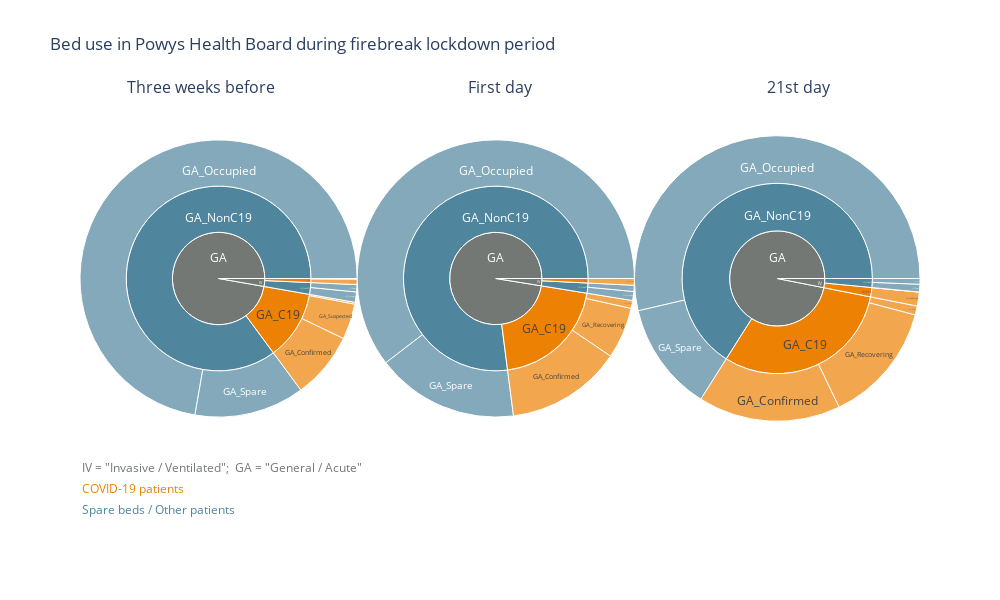

Notebook code for this chart:
### Code cell
colors = ['#747875', '#50869D', '#50869D', '#ED8103', '#ED8103']
statuses = ['(?)',  'IV_NonC19', 'GA_NonC19', 'IV_C19', 'GA_C19']

startdate = "2020-10-23"

fig = make_subplots(rows=1, cols=3, subplot_titles = ("Three weeks before", "First day", "21st day"))

for day,dom in zip([string_datediff(startdate, x) for x in [-21, 0, 21]], [[0, 0.33], [0.33, 0.66], [0.66, 1]]):
    data = px.sunburst(sunburst_data(beds_ab, day), 
                       path = ['bed_type', 'bed_status', 'indicator'], 
                       values = 'count', color = 'bed_status',
                       color_discrete_map = {stat: col for stat, col in zip(statuses, colors)}
    )._data
    trace = go.Sunburst(
        labels=data[0]['labels'],
        parents=[x.split('/')[1] if len(x.split('/')) > 1 else x for x in data[0]['parents'].tolist()],
        values=data[0]['values'],
        domain={'x': dom, 'y': [0.2, 0.95]},
        marker = dict(colors = data[0]['marker']['colors']),
        branchvalues = 'total',
        insidetextorientation='horizontal'
    )
    fig.add_trace(trace) 

fig.update_layout(height=600, width=1000,
                  title_text="Bed use in Powys Health Board during and after firebreak lockdown period",
                 #uniformtext=dict(minsize=10, mode='hide')
                 )

labcolors = ['#50869D', '#ED8103', '#747875']
for i, lab in enumerate(['Spare beds / Other patients', 'COVID-19 patients', 'IV = "Invasive / Ventilated";\t\tGA = "General / Acute"']):
    fig.add_annotation(dict(font=dict(color=labcolors[i],size=12),
                                        x=0,
                                        y= 0+i/20,
                                        showarrow=False,
                                        text=lab,
                                        textangle=0,
                                        xanchor='left',
                                        xref="paper",
                                        yref="paper"))
    
fig.write_html('visualisations/AB_beds_firebreak.html')
fig.show()

### Figure 1 — Plotly figure (JSON) as saved in the notebook; plotly's stock layout.template omitted (floating-point values rounded to 4 significant figures)
{"data": [{"branchvalues": "total", "domain": {"x": [0, 0.33], "y": [0.2, 0.95]}, "insidetextorientation": "horizontal", "labels": ["GA_Confirmed", "GA_Occupied", "GA_Recovering", "GA_Spare", "GA_Suspected", "IV_Confirmed", "IV_Occupied", "IV_Recovering", "IV_Spare", "IV_Suspected", "GA_C19", "GA_NonC19", "IV_C19", "IV_NonC19", "GA", "IV"], "marker": {"colors": ["#ED8103", "#50869D", "#ED8103", "#50869D", "#ED8103", "#ED8103", "#50869D", "#ED8103", "#50869D", "#ED8103", "#ED8103", "#50869D", "#ED8103", "#50869D", "#747875", "#747875"]}, "parents": ["GA_C19", "GA_NonC19", "GA_C19", "GA_NonC19", "GA_C19", "IV_C19", "IV_NonC19", "IV_C19", "IV_NonC19", "IV_C19", "GA", "GA", "IV", "IV", "", ""], "type": "sunburst", "values": [110, 1024, 3, 182, 59, 9, 17, 0, 12, 1, 172, 1206, 10, 29, 1378, 39]}, {"branchvalues": "total", "domain": {"x": [0.33, 0.66], "y": [0.2, 0.95]}, "insidetextorientation": "horizontal", "labels": ["GA_Confirmed", "GA_Occupied", "GA_Recovering", "GA_Spare", "GA_Suspected", "IV_Confirmed", "IV_Occupied", "IV_Recovering", "IV_Spare", "IV_Suspected", "GA_C19", "GA_NonC19", "IV_C19", "IV_NonC19", "GA", "IV"], "marker": {"colors": ["#ED8103", "#50869D", "#ED8103", "#50869D", "#ED8103", "#ED8103", "#50869D", "#ED8103", "#50869D", "#ED8103", "#ED8103", "#50869D", "#ED8103", "#50869D", "#747875", "#747875"]}, "parents": ["GA_C19", "GA_NonC19", "GA_C19", "GA_NonC19", "GA_C19", "IV_C19", "IV_NonC19", "IV_C19", "IV_NonC19", "IV_C19", "GA", "GA", "IV", "IV", "", ""], "type": "sunburst", "values": [207, 926, 92, 255, 14, 12, 16, 0, 11, 0, 313, 1181, 12, 27, 1494, 39]}, {"branchvalues": "total", "domain": {"x": [0.66, 1], "y": [0.2, 0.95]}, "insidetextorientation": "horizontal", "labels": ["GA_Confirmed", "GA_Occupied", "GA_Recovering", "GA_Spare", "GA_Suspected", "IV_Confirmed", "IV_Occupied", "IV_Recovering", "IV_Spare", "IV_Suspected", "GA_C19", "GA_NonC19", "IV_C19", "IV_NonC19", "GA", "IV"], "marker": {"colors": ["#ED8103", "#50869D", "#ED8103", "#50869D", "#ED8103", "#ED8103", "#50869D", "#ED8103", "#50869D", "#ED8103", "#ED8103", "#50869D", "#ED8103", "#50869D", "#747875", "#747875"]}, "parents": ["GA_C19", "GA_NonC19", "GA_C19", "GA_NonC19", "GA_C19", "IV_C19", "IV_NonC19", "IV_C19", "IV_NonC19", "IV_C19", "GA", "GA", "IV", "IV", "", ""], "type": "sunburst", "values": [224, 745, 191, 172, 14, 22, 9, 0, 12, 0, 429, 917, 22, 21, 1346, 43]}], "layout": {"annotations": [{"font": {"size": 16}, "showarrow": false, "text": "Three weeks before", "x": 0.1444, "xanchor": "center", "xref": "paper", "y": 1, "yanchor": "bottom", "yref": "paper"}, {"font": {"size": 16}, "showarrow": false, "text": "First day", "x": 0.5, "xanchor": "center", "xref": "paper", "y": 1, "yanchor": "bottom", "yref": "paper"}, {"font": {"size": 16}, "showarrow": false, "text": "21st day", "x": 0.8556, "xanchor": "center", "xref": "paper", "y": 1, "yanchor": "bottom", "yref": "paper"}, {"font": {"color": "#50869D", "size": 12}, "showarrow": false, "text": "Spare beds / Other patients", "textangle": 0, "x": 0, "xanchor": "left", "xref": "paper", "y": 0, "yref": "paper"}, {"font": {"color": "#ED8103", "size": 12}, "showarrow": false, "text": "COVID-19 patients", "textangle": 0, "x": 0, "xanchor": "left", "xref": "paper", "y": 0.05, "yref": "paper"}, {"font": {"color": "#747875", "size": 12}, "showarrow": false, "text": "IV = \"Invasive / Ventilated\";\t\tGA = \"General / Acute\"", "textangle": 0, "x": 0, "xanchor": "left", "xref": "paper", "y": 0.1, "yref": "paper"}], "height": 600, "title": {"text": "Bed use in Powys Health Board during firebreak lockdown period"}, "width": 1000, "xaxis": {"anchor": "y", "domain": [0, 0.2889]}, "xaxis2": {"anchor": "y2", "domain": [0.3556, 0.6444]}, "xaxis3": {"anchor": "y3", "domain": [0.7111, 1]}, "yaxis": {"anchor": "x", "domain": [0, 1]}, "yaxis2": {"anchor": "x2", "domain": [0, 1]}, "yaxis3": {"anchor": "x3", "domain": [0, 1]}}}
